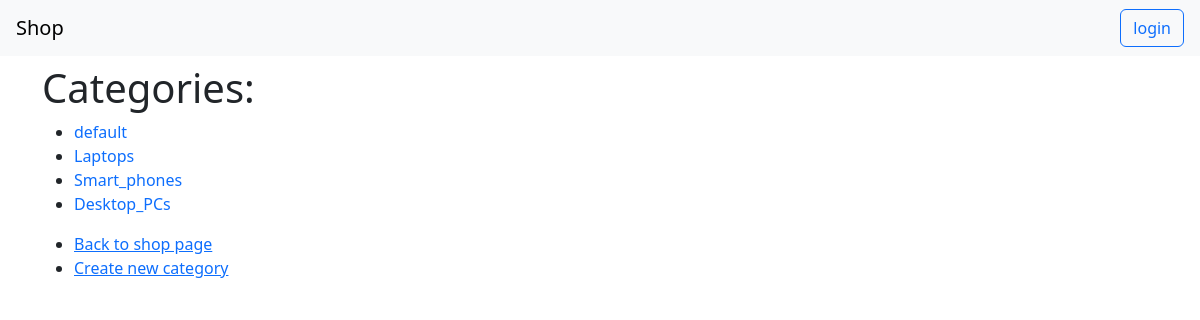
Screenshot of /shop/categories/ with the database file from the repository.
### shop/models.py (models this page shows, shortened)
class Category(models.Model):
    class Meta:
        verbose_name_plural = "Categories"
    name = models.CharField(max_length=20, unique=True,)
    description = models.CharField(max_length=200,)
    archived = models.BooleanField(default=False)

### shop/views.py (the view)
# urls.py: path("categories/", CategoriesListView.as_view(), name="categories"),
class CategoriesListView(ListView):
    queryset = (
        Category
        .objects
        .filter(~Q(archived=True))
        .all()
    )

### shop/templates/shop/category_list.html (shortened to what this page needs)
{% extends 'base.html' %}
{% block body %}
<h1>Categories:</h1>
    <div>
    <ul>
        {% for category in category_list %}
            <li><a class="text-decoration-none" href="{% url 'shop:category' pk=category.pk %}">{{ category.name }}</a>  </li>
        {% endfor %}
    </ul>
    </div>
    <div>
    <ul>
        <li>
            <a href="{% url 'shop:shop' %}">Back to shop page</a>
        </li>
        <li>
            <a href="{% url 'shop:create-category' %}">Create new category</a>
        </li>
    </ul>
    </div>
{% endblock %}

### rows the page displays
Category: name "default"
Category: name "Laptops"
Category: name "Smart_phones"
Category: name "Desktop_PCs"
